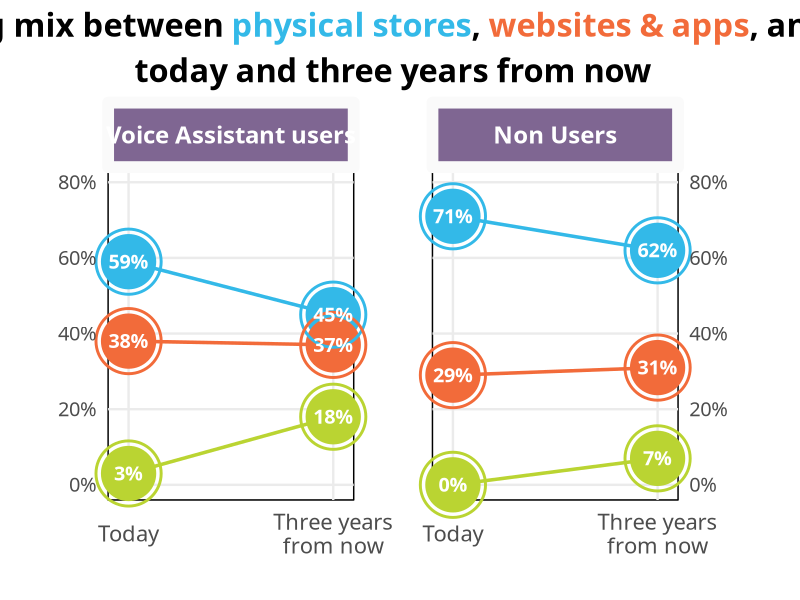
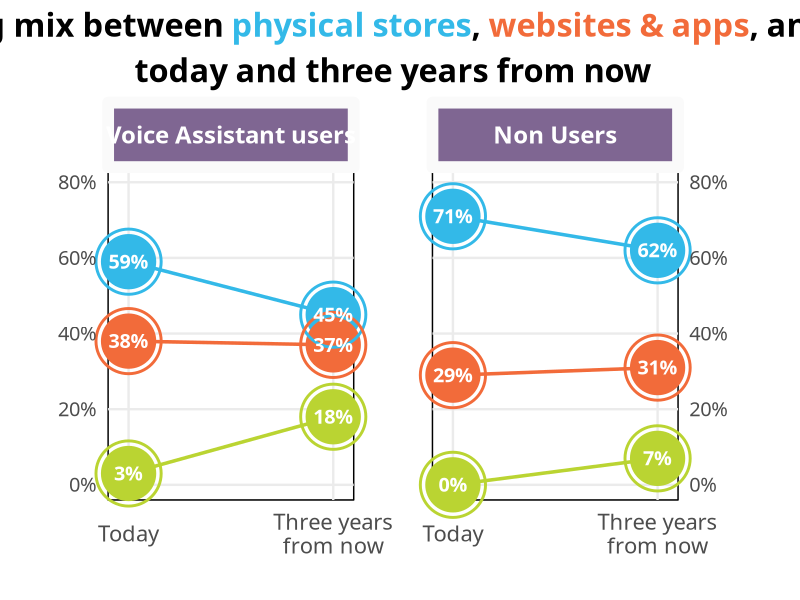

Source code (R) for these figures, in order:
library(tidyverse)
library(scales)
library(ggtext)

data <- tibble(
  users = rep(c("Voice Assistant users", "Non Users"), each = 6),
  time = rep(rep(c("Today", "Three years from now"), each = 3), 2),
  type = rep(c("Physical Stores", "Website & Apps", "Voice Assistants"), 4),
  prop = c(0.59, 0.38, 0.03, 0.45, 0.37, 0.18, 0.71, 0.29, 0, 0.62, 0.31, 0.07)
) %>% 
  mutate(
    time = str_wrap(time, 15),
    time = fct_rev(factor(time)),
    type = factor(type, c("Physical Stores", "Website & Apps", "Voice Assistants")),
    users = factor(users, c("Voice Assistant users", "Non Users"))
  )

colors <- c("#33B9E8", "#F26B3A", "#BAD432")

ggplot(data, aes(time, prop, color = type)) +
  geom_line(aes(group = type), size = 1.2) +
  geom_point(size = 18) +
  geom_point(shape = 1, size = 21, stroke = 1.5) +
  geom_text(aes(label = percent(prop, accuracy = 1)),
            size = 5, family = "Poppins", color = "white", fontface = "bold") +
  scale_x_discrete(expand = expansion(mult = 0.1)) +
  scale_y_continuous(limits = c(0, 0.8),
                     breaks = seq(0, 0.8, 0.2), 
                     labels = percent_format(accuracy = 1),
                     sec.axis = dup_axis()) +
  scale_color_manual(values = colors) +
  coord_cartesian(clip = "off") +
  facet_wrap(~users) +
  labs(
    title = "Change in spending mix between <span style='color: #33B9E8'>physical stores</span>, <span style='color: #F26B3A'>websites & apps</span>, and <span style='color: #BAD432'>voice assistants</span>,<br>today and three years from now",
    x = "",
    y = ""
  ) +
  theme_minimal(base_size = 18, base_family = "Poppins") +
  theme(
    plot.title.position = "plot",
    plot.title = element_markdown(size = rel(1.3), hjust = 0.5, 
                                  face = "bold", lineheight = 1.4),
    legend.position = "none",
    plot.margin = margin(t = 10, r = 30, b = 10, l = 20),
    panel.grid.minor.y = element_blank(),
    panel.background = element_rect(fill = NA, color = "black", size = 0.5),
    panel.spacing = unit(20, "mm"),
    axis.text.x = element_text(size = rel(1.1), vjust = 0.5),
    strip.text.x = element_text(size = rel(1.2), face = "bold", color = "white", 
                                margin = margin(t = 15, b = 15)),
    strip.background.x = element_rect(fill = "#7F6692", color = "grey98", size = 4)
  )
ggsave(here::here("capgemini-plot", "plot.png"), width = 16, height = 10, dpi = 150)
